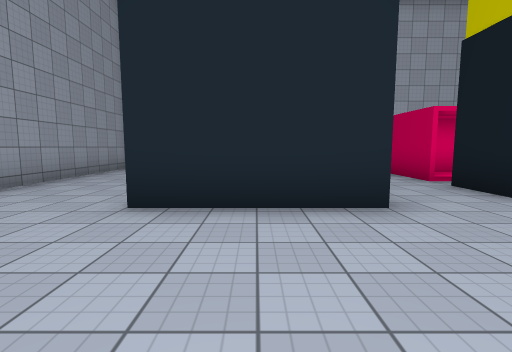
view 1 (above)

16 first-person views from a walk through a Unity game level. The camera is 1.4 m above the floor, tilts 6° down and sees 85° across. The floor is counted in squares, 2 m on a side. Each view is taken from the middle of a square. On the plan, view 1 faces up. The plan holds only what a view shows up to about 9 squares ahead; the rest is blank. The place goes on beyond the plan. The player is left out. Some surface patterns are stand-ins.

view 2
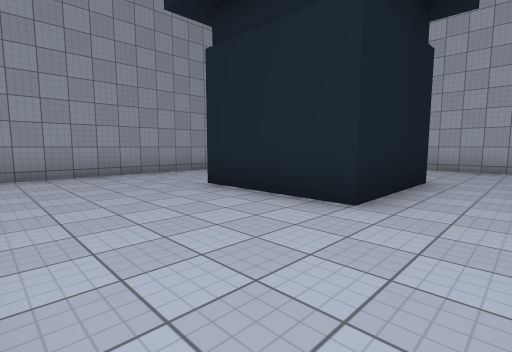

view 3
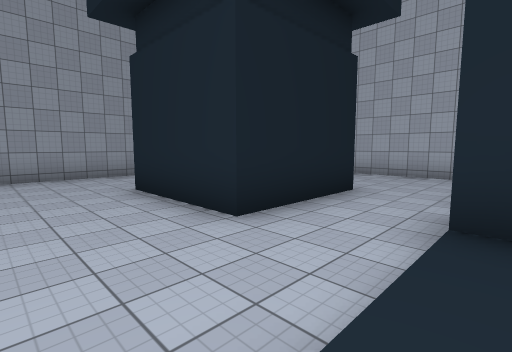

view 4
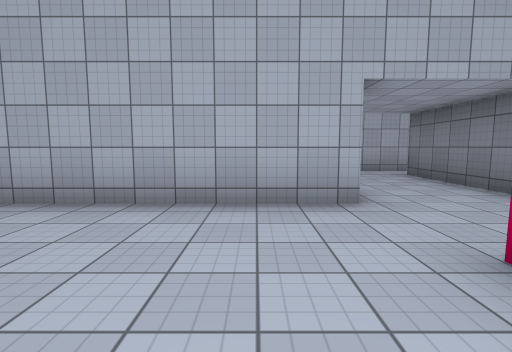

view 5
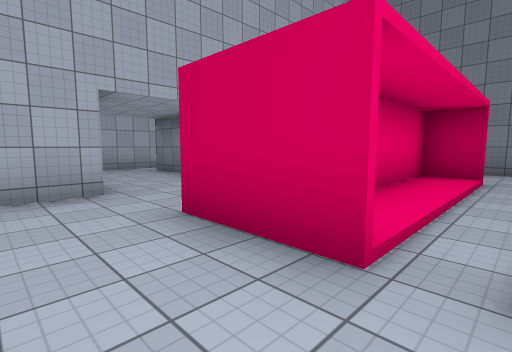

view 6
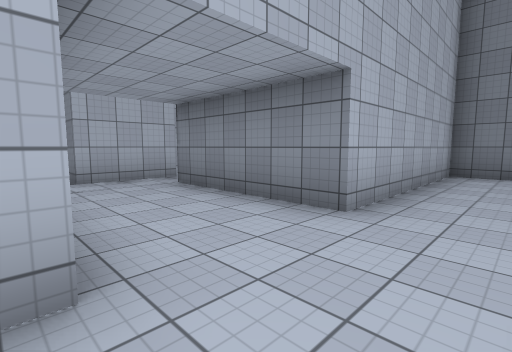

view 7
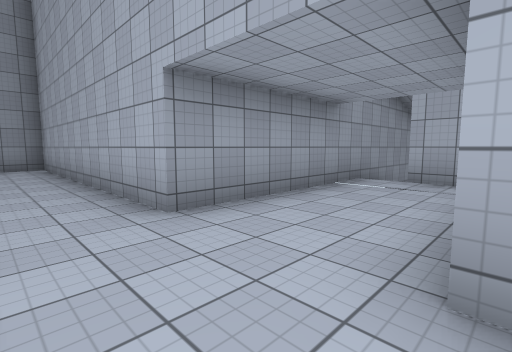

view 8
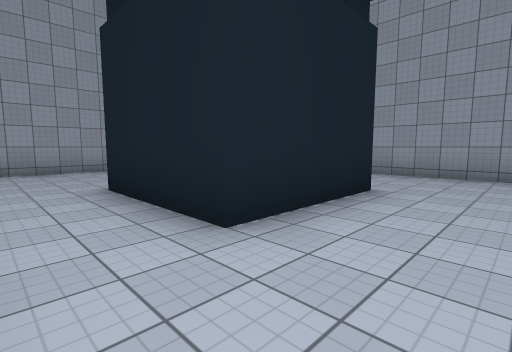

view 9
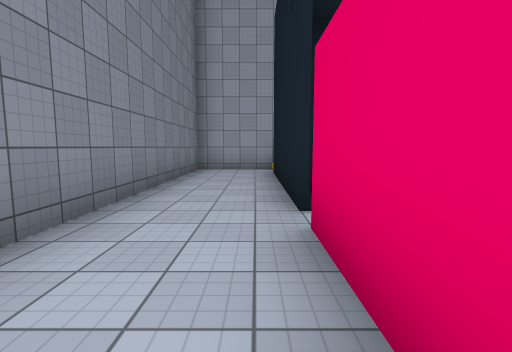

view 10
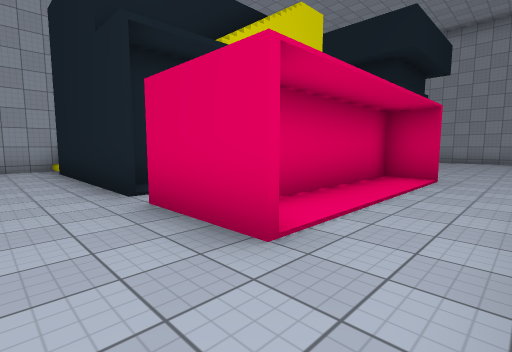

view 11
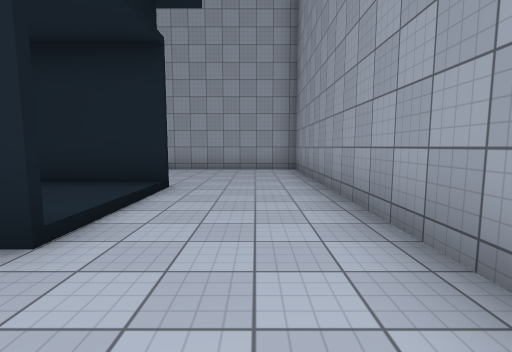

view 12
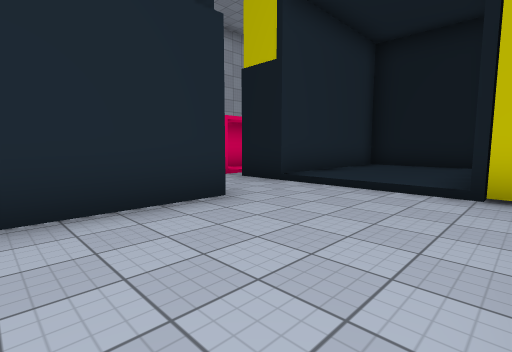

view 13
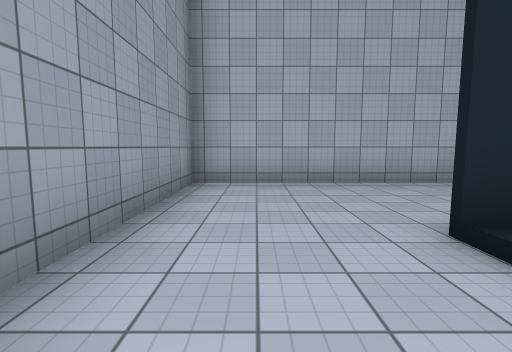

view 14
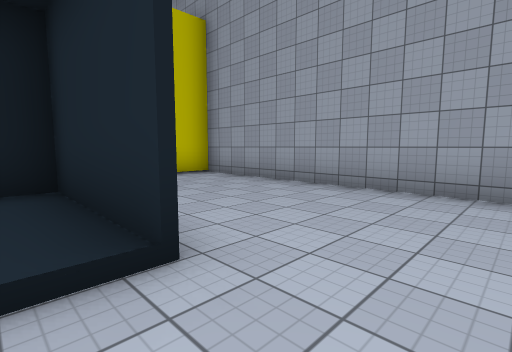

view 15
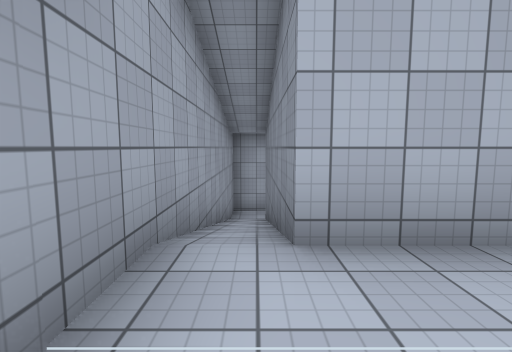

view 16
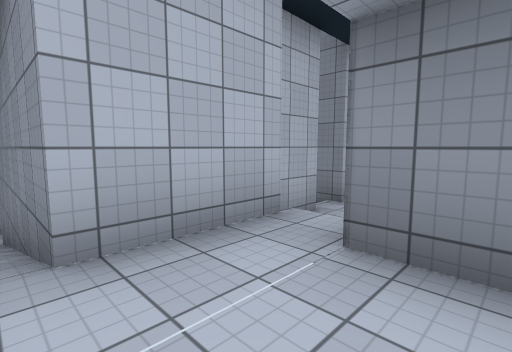

### Floor plan
Key: @ floor where view 1 was taken; # wall or solid block; x gap in a wall; . main floor; : floor 0.25 m higher than the main floor; - floor 2.75 m lower than the main floor; + floor 6 m higher than the main floor; * floor 8 m higher than the main floor; / step, stairs or slope.
Columns run from 5 left of view 1 to 11 right of it. Each row starts with its distance up from view 1.
 21         ###
 20         #-#
 19         #/#
 18         #/#
 17         #/#
 16         #/#
 15         #/##
 14         #/##
 13         #..#
 12         #..#
 11         #..#
 10 #########..######
  9 #...............#
  8 #...............#
  7 #........#####..#
  6 #...###..##: #..#
  5 #...::#..x...x..#
  4 #...::#..# + #..#
  3 #...###..:::: ..#
  2 #........::::*..#
  1 #........::   ..#
  0 #....@...*   /..#
 -1 ###########  ####

Where each view was taken, in squares from view 1:
view 1: 0 up, 0 right, facing up
view 2: 0 up, 3 right, facing up-left
view 3: 1 up, 4 right, facing up-left
view 4: 6 up, 2 right, facing up
view 5: 5 up, 2 right, facing up-right
view 6: 8 up, 3 right, facing up-right
view 7: 8 up, 6 right, facing up-left
view 8: 8 up, 3 right, facing down-left
view 9: 8 up, 9 right, facing down
view 10: 9 up, 10 right, facing down-left
view 11: 8 up, 3 left, facing down
view 12: 0 up, 1 left, facing up-right
view 13: 4 up, 3 left, facing up
view 14: 4 up, 3 left, facing down-right
view 15: 12 up, 4 right, facing up
view 16: 12 up, 4 right, facing up-right
